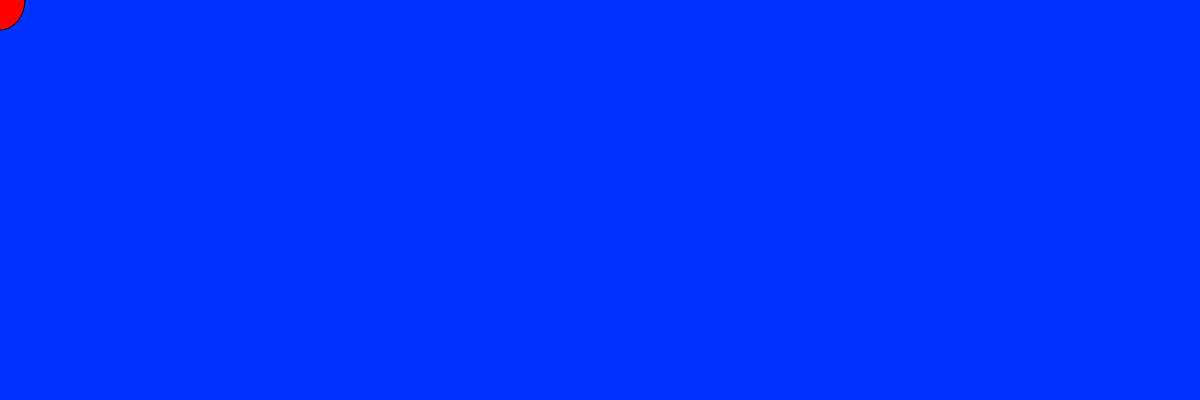
Frame 1 (no input)
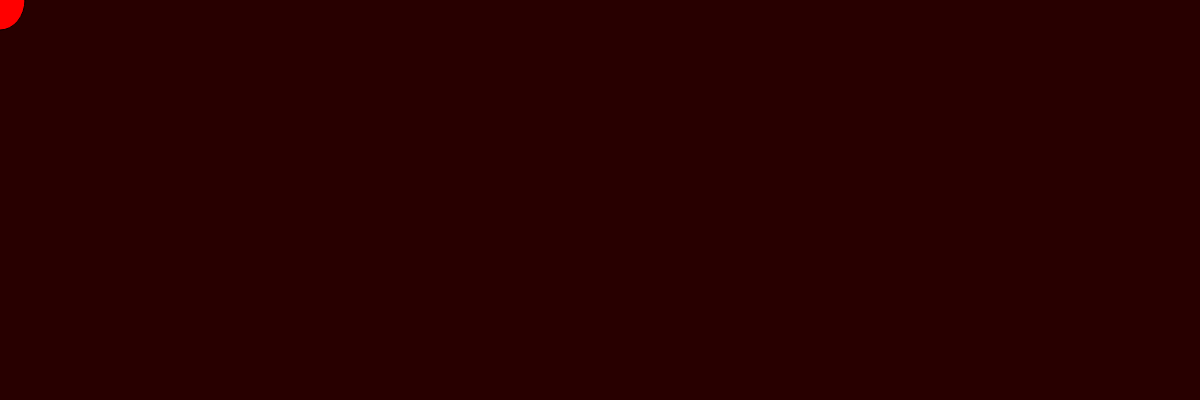
Frame 60 (no input)
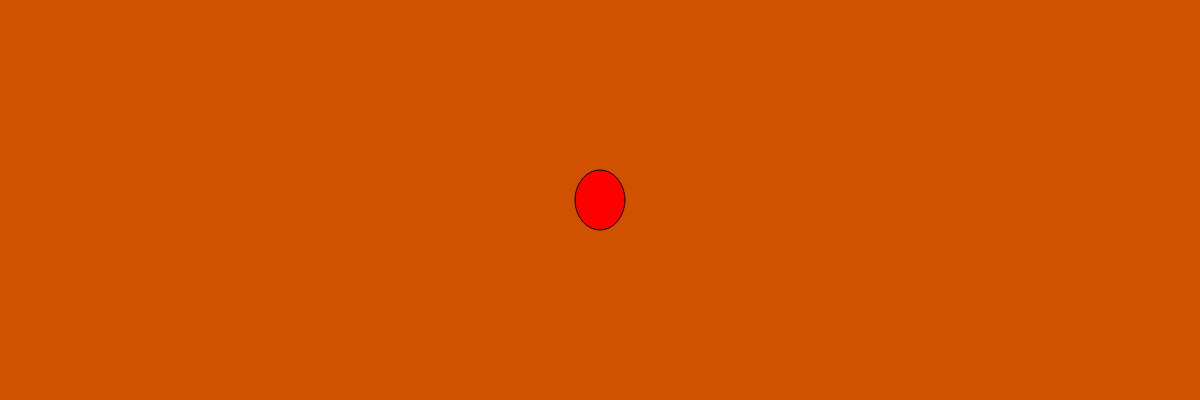
Frame 120 (the mouse pressed at the canvas centre since frame 60)

The p5.js sketch that drew these frames (run headless with seeded random() and noise() and a simulated clock; from frame 60 on, the mouse is pressed at the canvas centre):

// p5.js sketch
// ── sketch.js

var r = 0;
var g = 50;
var b=255;


function setup(){
  createCanvas(1200,400);

  
}


function draw(){
background(r,g,b);
fill("red");  
ellipse(mouseX, mouseY, 50, 60 );

r = map(mouseX, 0, 500, 40, 180);
g = map(mouseX, 500, 1000, 50, 210);
b = map(mouseX, 1000, 1200, 120, 250);

}
